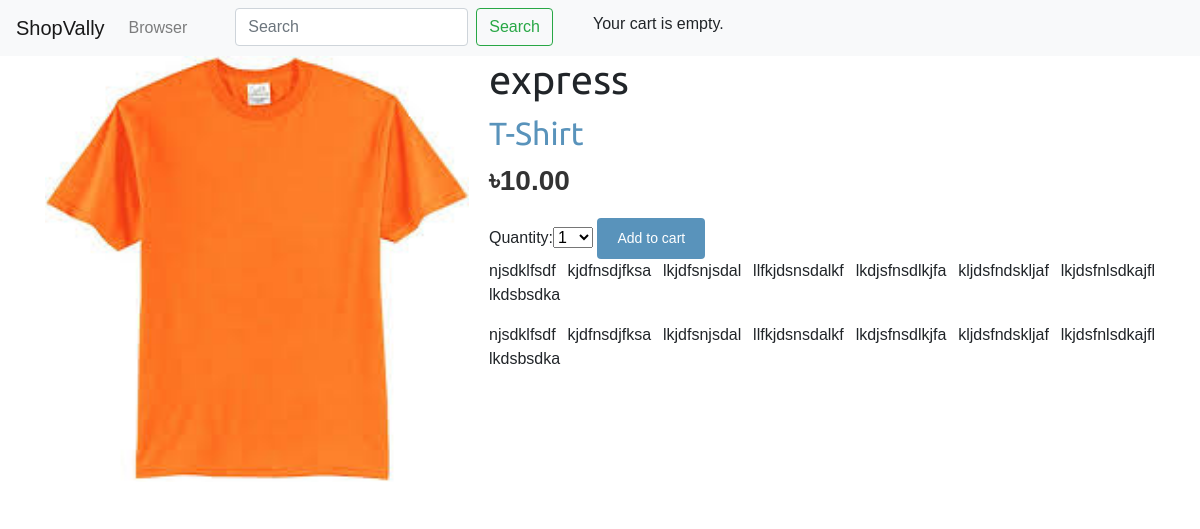
The app's page /3/express/ with its own data.
### shop/models.py (models this page shows, shortened)
class Product(models.Model):
    category = models.ForeignKey(Category,
                                 related_name='products',
                                 on_delete=models.CASCADE)
    name = models.CharField(max_length=200, db_index=True)
    slug = models.SlugField(max_length=200, db_index=True)
    image = models.ImageField(upload_to='products/%Y/%m/%d',
                              blank=True)
    description = models.TextField(blank=True)
    price = models.DecimalField(max_digits=10, decimal_places=2)
    available = models.BooleanField(default=True)
    created = models.DateTimeField(auto_now_add=True)
    updated = models.DateTimeField(auto_now=True)
    class Meta:
        ordering = ('name',)
        index_together = (('id', 'slug'),)

class Category(models.Model):
    name = models.CharField(max_length=200,
                            db_index=True)
    slug = models.SlugField(max_length=200,
                            unique=True)
    class Meta:
        ordering = ('name',)
        verbose_name = 'category'
        verbose_name_plural = 'categories'
    def __str__(self):
        return self.name
    def get_absolute_url(self):
            return reverse('shop:product_list_by_category',
                           args=[self.slug])

### shop/views.py (the view)
# urls.py: path('<int:id>/<slug:slug>/',views.product_detail,name='product_detail')
def product_detail(request, id, slug):
    product = get_object_or_404(Product,id=id,slug=slug,available=True)
    cart_product_form = CartAddProductForm()
    context = {
        'product':product,
        'cart_product_form': cart_product_form,
    }
    return render(request,'shop/product/detail.html',context)

### cart/forms.py
class CartAddProductForm(forms.Form):
    quantity = forms.TypedChoiceField(
                                choices=PRODUCT_QUANTITY_CHOICES,
                                coerce=int,
                                label=_('Quantity'))
    update = forms.BooleanField(required=False,
                                initial=False,
                                widget=forms.HiddenInput)

### cart/cart.py (called while the page is built)
    def __len__(self):
        return sum(item['quantity'] for item in self.cart.values())

### cart/context_processors.py (called while the page is built)
def cart(request):
    return {'cart': Cart(request)}

### templates/shop/product/detail.html (shortened to what this page needs)
{% extends "shop/base.html" %}
{% load static %}
{% block content %}
  <div class="product-detail">
    <img src="{% if product.image %}{{ product.image.url }}{% else %}{% static "img/no_image.png" %}{% endif %}">
    <h1>{{ product.name }}</h1>
    <h2><a href="{{ product.category.get_absolute_url }}">{{ product.category }}</a></h2>
    <p class="price">৳{{ product.price }}</p>
    <form action="{% url "cart:cart_add" product.id %}" method="post">
      {{ cart_product_form }}
      <input type="submit" value="Add to cart">
    </form>
    {{ product.description|linebreaks }}
    {{ product.description|linebreaks }}
  </div>
{% endblock %}

### static/css/base.css (style rules this page uses)
body { margin: 0; padding: 0; font-family: helvetica, sans-serif; }
h1, h2, h3, h4, h5, h6 { font-family: 'Ubuntu', sans-serif; font-weight: normal; }
a { text-decoration: none; color: #5993bb; }
a.button, input[type='submit'] { color: #fff; background: #5993bb; border-radius: 4px; padding: 10px 20px; font-size: 14px; border: 0; }
.product-detail { text-align: justify; }
.product-detail .price { color: #333; font-size: 28px; font-weight: bold; }
.product-detail img { width: 40%; float: left; padding: 0 20px 20px 0; }
.product-detail h1 { margin-bottom: 0; }
.product-detail h2 { margin-top: 10px; }

### records on screen
Product: image (picture), name "express", category "T-Shirt", price "10.00", description "njsdklfsdf kjdfnsdjfksa lkjdfsnjsdal llfkjdsnsdalkf lkdjsfnsdlkjfa kljdsfndskljaf lkjdsfnlsdkajfl lkdsbsdka"
